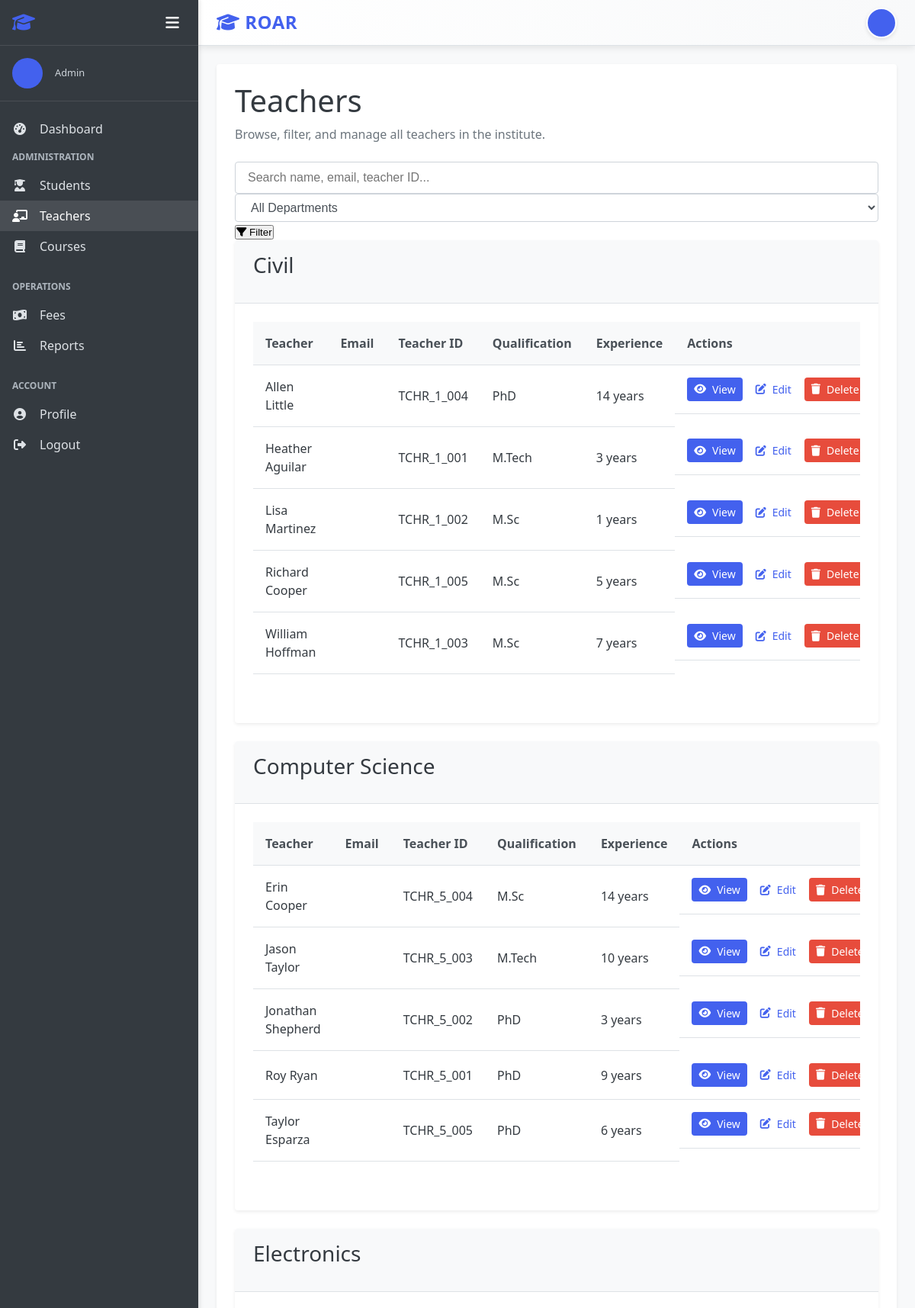
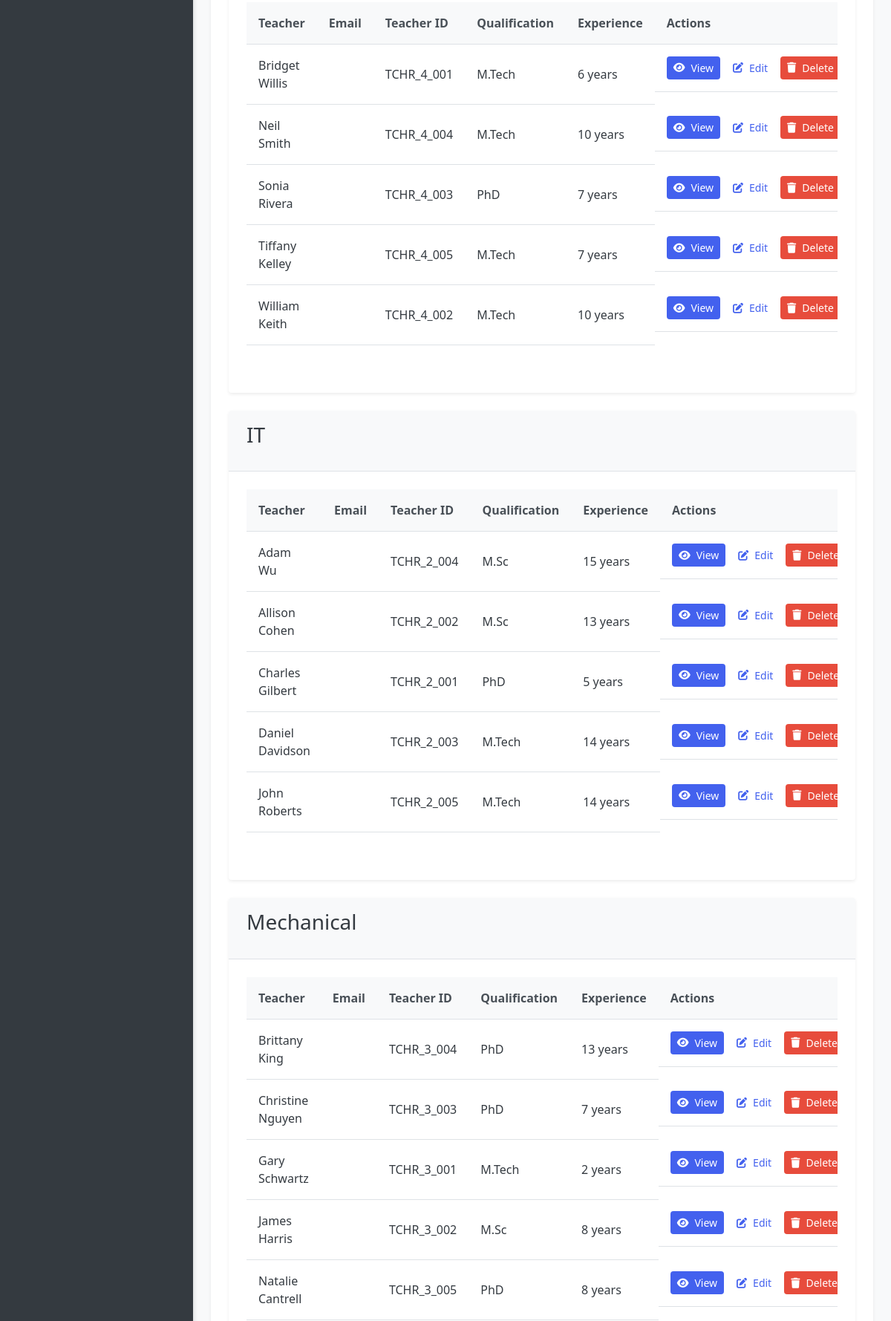
Screenshot of /teachers/ (signed in, upper part) with the database file from the repository (2 pictures, top to bottom).
### accounts/models.py (models this page shows, shortened)
class User(AbstractUser):
    USER_TYPE_CHOICES = (
        ('admin', 'Admin'),
        ('teacher', 'Teacher'),
        ('student', 'Student'),
    )
    user_type = models.CharField(max_length=10, choices=USER_TYPE_CHOICES, default='student')
    profile_pic = models.ImageField(upload_to='profile_pics/', null=True, blank=True)
    address = models.TextField(null=True, blank=True)
    mobile = models.CharField(max_length=15, null=True, blank=True)
    department = models.ForeignKey(Department, on_delete=models.CASCADE,default=None ,null=True, blank=True)
    @property
    def is_admin(self):
        return self.user_type == 'admin'
    @property
    def is_teacher(self):
        return self.user_type == 'teacher'
    @property
    def is_student(self):
        return self.user_type == 'student'

### teachers/models.py (models this page shows, shortened)
class Teacher(models.Model):
    user = models.OneToOneField(User, on_delete=models.CASCADE, related_name='teacher_profile')
    teacher_id = models.CharField(max_length=20, unique=True)
    date_of_birth = models.DateField(null=True, blank=True)
    gender = models.CharField(max_length=10, choices=(('male', 'Male'), ('female', 'Female'), ('other', 'Other')))
    qualification = models.CharField(max_length=100, null=True, blank=True)
    experience = models.PositiveIntegerField(default=0, help_text='Experience in years')
    date_joined = models.DateField(auto_now_add=True)
    salary = models.DecimalField(max_digits=10, decimal_places=2, null=True, blank=True)
    class Meta:
        ordering = ['user__first_name', 'user__last_name']

### department/models.py (models this page shows, shortened)
class Department(models.Model):
    name = models.CharField(max_length=100, unique=True)

### teachers/views.py (the view)
# urls.py: path('', views.TeacherListView.as_view(), name='teacher_list'),
class TeacherListView(LoginRequiredMixin, AdminRequiredMixin, ListView):
    model = Teacher
    template_name = "teachers/teacher_list.html"
    context_object_name = "teachers"
    paginate_by = None
    def get_queryset(self):
        search = self.request.GET.get("q", "")
        dept_filter = self.request.GET.get("department", "all")
        qs = Teacher.objects.select_related("user", "user__department")
        if dept_filter != "all":
            qs = qs.filter(user__department_id=dept_filter)
        if search:
            qs = qs.filter(
                Q(user__first_name__icontains=search) |
                Q(user__last_name__icontains=search) |
                Q(user__email__icontains=search)
            )
        return qs.order_by("user__department__name", "user__first_name")
    def get_context_data(self, **kwargs):
        context = super().get_context_data(**kwargs)
        dept_filter = self.request.GET.get("department", "all")
        search = self.request.GET.get("q", "")
        grouped = {}
        for t in context["teachers"]:
            dept = t.user.department.name if t.user.department else "No Department"
            grouped.setdefault(dept, []).append(t)
        context["departments"] = Department.objects.all()
        context["grouped_teachers"] = grouped
        context["selected_department"] = dept_filter
        context["search_query"] = search
        return context

### students/views.py (called while the page is built)
    def test_func(self):
        return self.request.user.is_authenticated and self.request.user.is_admin

### templates/teachers/teacher_list.html (shortened to what this page needs)
{% extends "base.html" %}
{% block content %}
<div class="dashboard-header">
    <h1>Teachers</h1>
    <p>Browse, filter, and manage all teachers in the institute.</p>
</div>
<div class="filter-bar">
    <form method="get" class="filter-form">
        <input type="text"
               name="q"
               value="{{ search_query }}"
               class="filter-input"
               placeholder="Search name, email, teacher ID...">
        <select name="department" class="filter-select">
            <option value="all" {% if selected_department == "all" %}selected{% endif %}>
                All Departments
            </option>
        </select>
        <button class="filter-btn" type="submit">
            <i class="fas fa-filter"></i> Filter
        </button>
    </form>
</div>
{% for dept, teachers in grouped_teachers.items %}
<div class="card mt-4">
    <div class="card-header">
        <h3>{{ dept }}</h3>
    </div>
    <div class="card-body">
        <div class="table-container">
            <table class="table">
                <thead>
                    <tr>
                        <th>Teacher</th>
                        <th>Email</th>
                        <th>Teacher ID</th>
                        <th>Qualification</th>
                        <th>Experience</th>
                        <th>Actions</th>
                    </tr>
                </thead>
                <tbody>
                    {% for teacher in teachers %}
                    <tr>
                        <td>
                            {{ teacher.user.first_name }} {{ teacher.user.last_name }}
                        </td>
                        <td>{{ teacher.user.email }}</td>
                        <td>{{ teacher.teacher_id }}</td>
                        <td>{{ teacher.qualification|default:"-" }}</td>
                        <td>{{ teacher.experience }} years</td>
                        <td class="table-actions">
                            <a href="{% url 'teacher_detail' teacher.id %}" class="btn btn-sm btn-primary">
                                <i class="fas fa-eye"></i> View
                            </a>
                            <a href="{% url 'teacher_update' teacher.id %}" class="btn btn-sm btn-warning">
                                <i class="fas fa-edit"></i> Edit
                            </a>
                            <a href="{% url 'teacher_delete' teacher.id %}" class="btn btn-sm btn-danger">
                                <i class="fas fa-trash"></i> Delete
                            </a>
                        </td>
                    </tr>
                    {% endfor %}
                </tbody>
            </table>
        </div>
    </div>
</div>
{% empty %}
<p class="text-center mt-5">No teachers found.</p>
{% endfor %}
{% endblock %}

### templates/base.html (shortened to what this page needs)
<!DOCTYPE html>
<html lang="en">
<head>
    <link rel="stylesheet" href="/static/css/style.css">
    <link rel="stylesheet" href="https://cdnjs.cloudflare.com/ajax/libs/font-awesome/6.4.0/css/all.min.css">
</head>
<body>
    <div class="app-container {% if not user.is_authenticated %}auth-page{% endif %}">
        {% if user.is_authenticated %}
        <aside class="sidebar">
            <div class="sidebar-header">
                <h2><i class="fas fa-graduation-cap"></i> </h2>
                <div class="sidebar-controls">
                    <button class="sidebar-toggle" id="sidebarToggle">
                        <i class="fas fa-bars"></i>
                    </button>
                </div>
            </div>
            <div class="sidebar-user">
                {% if user.profile_pic %}
                    <img src="{{ user.profile_pic.url }}" alt="{{ user.get_full_name }}" class="user-avatar">
                {% else %}
                    <div class="user-avatar-placeholder">
                    </div>
                {% endif %}
                <div class="user-info">
                    <p class="user-role">{{ user.get_user_type_display }}</p>
                </div>
            </div>
            <nav class="sidebar-nav">
                <ul>
                    <li><a href="{% url 'dashboard' %}" class="{% if request.path == '/' %}active{% endif %}">
                        <i class="fas fa-tachometer-alt"></i> <span class="menu-text">Dashboard</span>
                    </a></li>
                    {% if user.is_admin %}
                    <li class="nav-section">
                        <span class="nav-section-title">Administration</span>
                        <ul>
                            <li><a href="{% url 'student_list' %}" class="{% if '/students/' in request.path %}active{% endif %}">
                                <i class="fas fa-user-graduate"></i> <span class="menu-text">Students</span>
                            </a></li>
                            <li><a href="{% url 'teacher_list' %}" class="{% if '/teachers/' in request.path %}active{% endif %}">
                                <i class="fas fa-chalkboard-teacher"></i> <span class="menu-text">Teachers</span>
                            </a></li>
                            <li><a href="{% url 'course_list' %}" class="{% if '/courses/' in request.path %}active{% endif %}">
                                <i class="fas fa-book"></i> <span class="menu-text">Courses</span>
                            </a></li>
                        </ul>
                    </li>
                    <li class="nav-section">
                        <span class="nav-section-title">Operations</span>
                        <ul>
                            <li><a href="{% url 'fee_invoice_list' %}" class="{% if '/fees/' in request.path %}active{% endif %}">
                                <i class="fas fa-money-bill-wave"></i> <span class="menu-text">Fees</span>
                            </a></li>
                            <li><a href="{% url 'report_dashboard' %}" class="{% if '/reports/' in request.path %}active{% endif %}">
                                <i class="fas fa-chart-bar"></i> <span class="menu-text">Reports</span>
                            </a></li>
                        </ul>
                    </li>
                    {% endif %}
                    <li class="nav-section">
                        <span class="nav-section-title">Account</span>
                        <ul>
                            <li><a href="{% url 'profile' %}">
                                <i class="fas fa-user-circle"></i> <span class="menu-text">Profile</span>
                            </a></li>
                            <li><a href="{% url 'logout' %}">
                                <i class="fas fa-sign-out-alt"></i> <span class="menu-text">Logout</span>
                            </a></li>
                        </ul>
                    </li>
                </ul>
            </nav>
        </aside>
        {% endif %}
        <main class="main-content {% if not user.is_authenticated %}auth-main{% endif %}">
            {% if user.is_authenticated %}
            <header class="main-header">
                <div class="header-left">
                    <h1><i class="fas fa-graduation-cap"></i> ROAR</h1>
                </div>
                <div class="header-right">
                    <div class="header-user">
                        <a href="{% url 'profile' %}" class="user-profile-link">
                            {% if user.profile_pic %}
                            <img src="{{ user.profile_pic.url }}" alt="{{ user.get_full_name }}" class="user-avatar-small">
                            {% else %}
                            <div class="user-avatar-small-placeholder">
                            </div>
                            {% endif %}
                        </a>
                    </div>
                </div>
            </header>
            {% endif %}
            <div class="content-wrapper">
                <div class="content">
                    {% block content %}{% endblock %}
                </div>
            </div>
        </main>
    </div>
</body>
</html>

### rows the page displays
User: user_type "Admin"
Teacher: name "Civil", user.first_name "Allen", user.last_name "Little", teacher_id "TCHR_1_004", qualification "PhD", experience "14"
Teacher: user.first_name "Heather", user.last_name "Aguilar", teacher_id "TCHR_1_001", qualification "M.Tech", experience "3"
Teacher: user.first_name "Lisa", user.last_name "Martinez", teacher_id "TCHR_1_002", qualification "M.Sc", experience "1"
Teacher: user.first_name "Richard", user.last_name "Cooper", teacher_id "TCHR_1_005", qualification "M.Sc", experience "5"
Teacher: user.first_name "William", user.last_name "Hoffman", teacher_id "TCHR_1_003", qualification "M.Sc", experience "7"
Teacher: name "Computer Science", user.first_name "Erin", user.last_name "Cooper", teacher_id "TCHR_5_004", qualification "M.Sc", experience "14"
Teacher: user.first_name "Jason", user.last_name "Taylor", teacher_id "TCHR_5_003", qualification "M.Tech", experience "10"
Teacher: user.first_name "Jonathan", user.last_name "Shepherd", teacher_id "TCHR_5_002", qualification "PhD", experience "3"
Teacher: user.first_name "Roy", user.last_name "Ryan", teacher_id "TCHR_5_001", qualification "PhD", experience "9"
Teacher: user.first_name "Taylor", user.last_name "Esparza", teacher_id "TCHR_5_005", qualification "PhD", experience "6"
Teacher: name "Electronics", user.first_name "Bridget", user.last_name "Willis", teacher_id "TCHR_4_001", qualification "M.Tech", experience "6"
Teacher: user.first_name "Neil", user.last_name "Smith", teacher_id "TCHR_4_004", qualification "M.Tech", experience "10"
Teacher: user.first_name "Sonia", user.last_name "Rivera", teacher_id "TCHR_4_003", qualification "PhD", experience "7"
Teacher: user.first_name "Tiffany", user.last_name "Kelley", teacher_id "TCHR_4_005", qualification "M.Tech", experience "7"
Teacher: user.first_name "William", user.last_name "Keith", teacher_id "TCHR_4_002", qualification "M.Tech", experience "10"
Teacher: name "IT", user.first_name "Adam", user.last_name "Wu", teacher_id "TCHR_2_004", qualification "M.Sc", experience "15"
Teacher: user.first_name "Allison", user.last_name "Cohen", teacher_id "TCHR_2_002", qualification "M.Sc", experience "13"
Teacher: user.first_name "Charles", user.last_name "Gilbert", teacher_id "TCHR_2_001", qualification "PhD", experience "5"
Teacher: user.first_name "Daniel", user.last_name "Davidson", teacher_id "TCHR_2_003", qualification "M.Tech", experience "14"
Teacher: user.first_name "John", user.last_name "Roberts", teacher_id "TCHR_2_005", qualification "M.Tech", experience "14"
Teacher: name "Mechanical", user.first_name "Brittany", user.last_name "King", teacher_id "TCHR_3_004", qualification "PhD", experience "13"
Teacher: user.first_name "Christine", user.last_name "Nguyen", teacher_id "TCHR_3_003", qualification "PhD", experience "7"
Teacher: user.first_name "Gary", user.last_name "Schwartz", teacher_id "TCHR_3_001", qualification "M.Tech", experience "2"
Teacher: user.first_name "James", user.last_name "Harris", teacher_id "TCHR_3_002", qualification "M.Sc", experience "8"
Teacher: user.first_name "Natalie", user.last_name "Cantrell", teacher_id "TCHR_3_005", qualification "PhD", experience "8"
